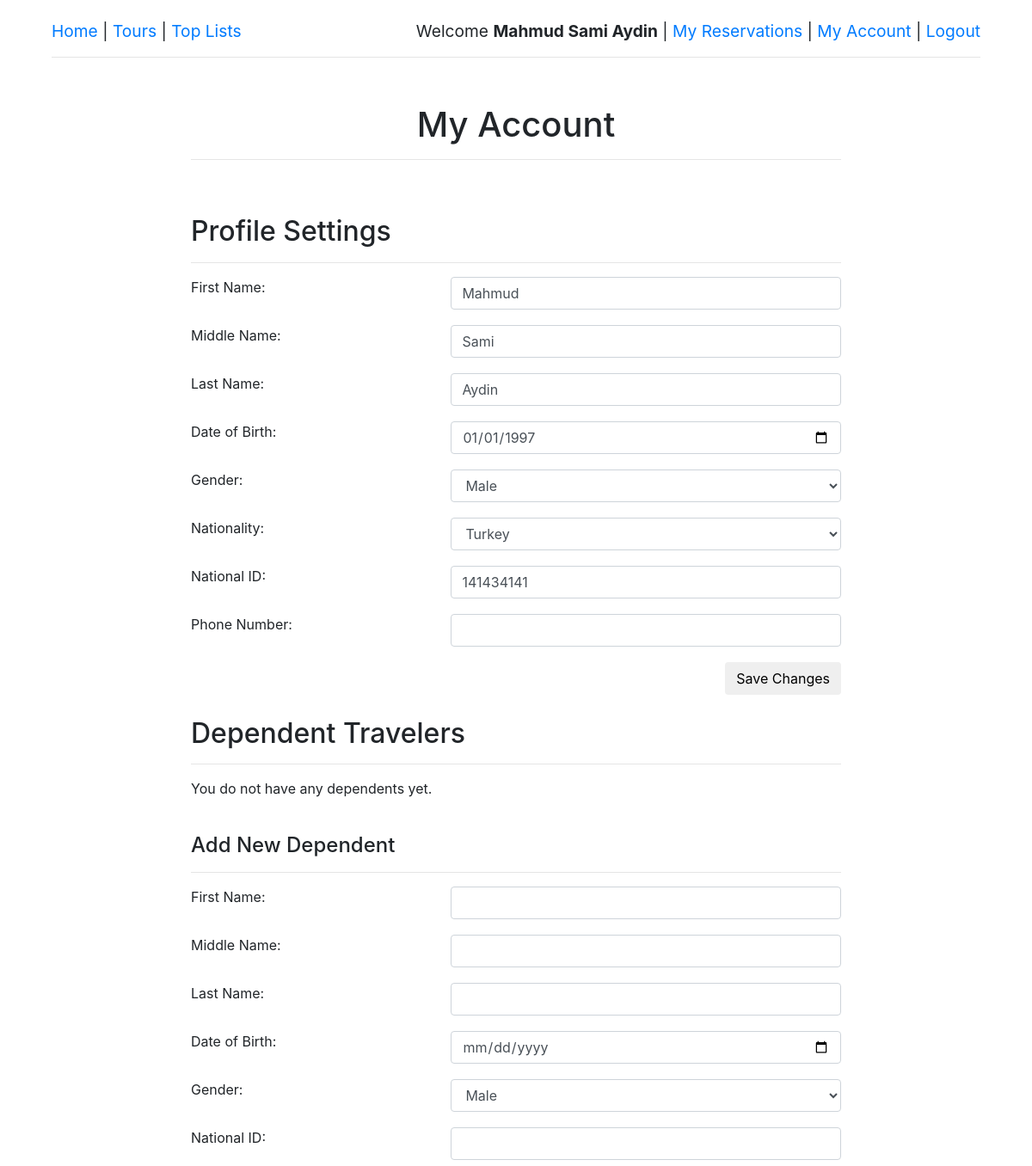
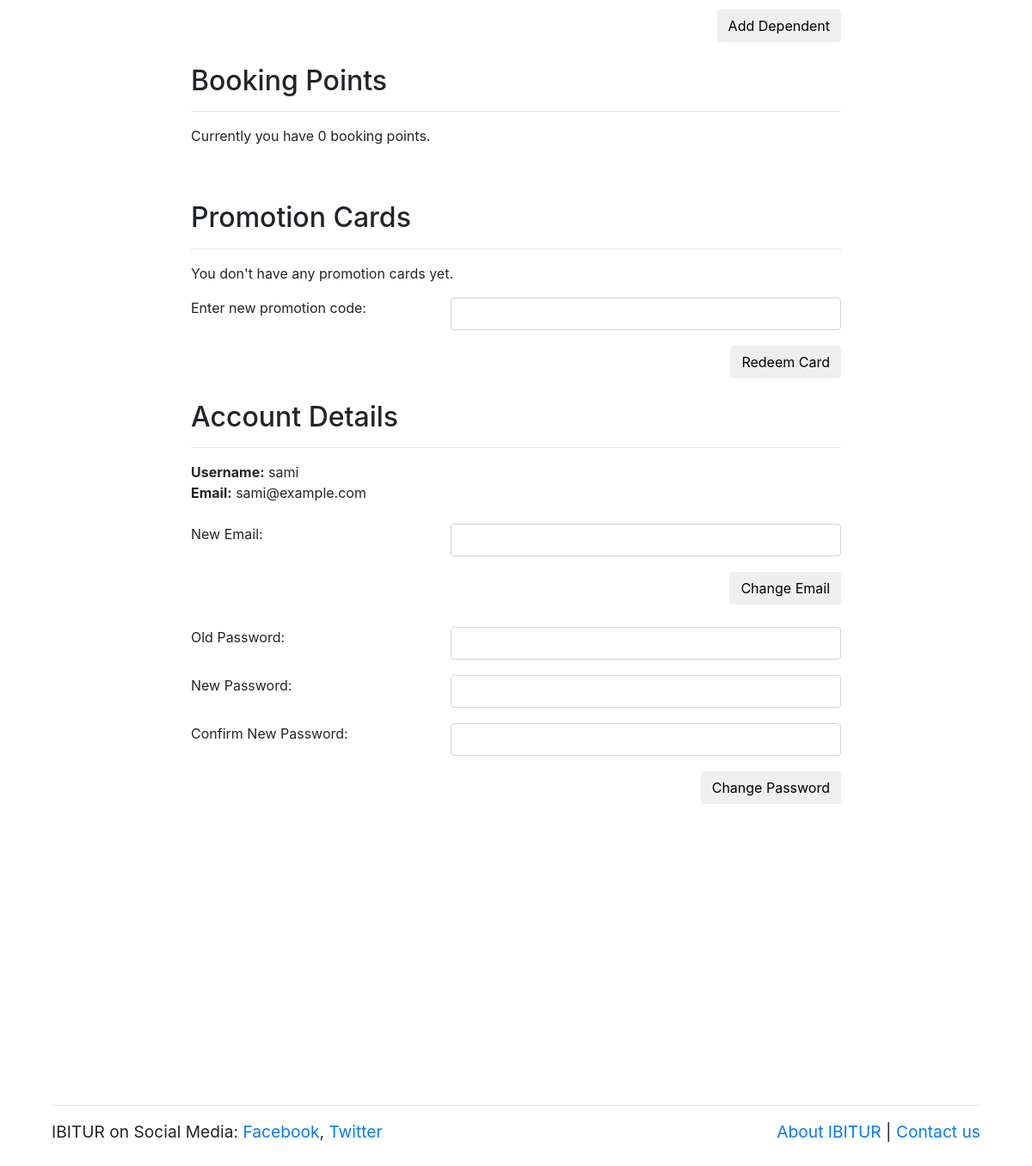
Page /website/my_account.php (signed in) on the committed database (2 pictures, top to bottom).
### tables this page shows
CREATE TABLE CustomerAccount (
    ID INTEGER PRIMARY KEY AUTO_INCREMENT,
    national_ID VARCHAR(15),
    nationality INTEGER,
    gender VARCHAR(6),
    date_of_birth DATE,
    booking_points INTEGER DEFAULT 0,
    FOREIGN KEY (ID) REFERENCES Account(ID),
    FOREIGN KEY (nationality) REFERENCES Country(ID)
);

CREATE TABLE Account (
    ID INTEGER PRIMARY KEY AUTO_INCREMENT,
    username VARCHAR(50) NOT NULL,
    email VARCHAR(50)  NOT NULL,
    passwd VARCHAR(64) NOT NULL,
    first_name VARCHAR(50),
    middle_name VARCHAR(50),
    last_name VARCHAR(50)
);

### website/util/session.php (called while the page is built, shortened)
<?php
   if(isset($_SESSION['session_username'])
      && isset($_SESSION['session_fullname'])
      && isset($_SESSION['session_is_staff'])
      && isset($_SESSION['session_id'])) {
      $logged_in = true;
      $current_username = $_SESSION['session_username'];
      $current_fullname = $_SESSION['session_fullname'];
      $current_is_staff = $_SESSION['session_is_staff'];
      $current_id = $_SESSION['session_id'];
   }
?>

### website/my_account.php (the view, shortened to what this page needs)
<?php
    include('util/session.php');
    include('util/visuals.php');
    if ($logged_in == false) {
        header("location: login.php");
    }
    else if ($current_is_staff) {
        header("location: my_account_staff.php");
    }
    else {
        $profile_settings_data_query = "select * from Account A, CustomerAccount C, Country CR where A.ID = C.ID and C.nationality = CR.ID and A.username = '" . $_SESSION['session_username'] . "';";
        $profile_settings_result = mysqli_query($db, $profile_settings_data_query);
        $profile_settings_data = $profile_settings_result->fetch_assoc();
        $first_name = $profile_settings_data['first_name'];
        $middle_name = $profile_settings_data['middle_name'];
        $last_name = $profile_settings_data['last_name'];
        $nationality = $profile_settings_data['ID'];
        $national_id = $profile_settings_data['national_ID'];
        $date_of_birth = $profile_settings_data['date_of_birth'];
        $booking_pts = $profile_settings_data['booking_points'];
        $email = $profile_settings_data['email'];
        $phone_query = "select telephone_no from CustomerTelephones where customer_ID=$current_id;";
        $phone_result = mysqli_query($db, $phone_query);
        if($phone_result->num_rows != 0) {
            $phone_data = $phone_result->fetch_assoc();
            $phone_number = $phone_data['telephone_no'];
        }
        else {
            $phone_number = "";
        }
        $dep_first_name = "";
        $dep_middle_name = "";
        $dep_last_name = "";
        $dep_national_id = "";
        $dep_dob = "";
    }
?>
<html>
    <head>
      <link rel="stylesheet" href="style/style.css"/>
      <link rel="stylesheet" href="lib/bootstrap.min.css"/>
   </head>
   <body class="content">
        <?php
            if ($logged_in) {
                echo get_header($current_fullname, $current_is_staff);
             } else {
                header("location: login.php");
             }
        ?>
        <div class="inner-content">
            <h1> My Account</h1>
            <hr>
            <br>
            <br>
            <div class="profile-settings">
                <h2> Profile Settings </h2>
                <hr>
                <form action="" method="POST">
                <div class="profile-left">
                    <label>First Name:</label>
                    <input class='form-control input-field' type='text' name='first_name' value = '<?php echo $first_name ?>'/> <br><br>
                    <label>Middle Name:</label>
                    <input class='form-control input-field' type='text' name='middle_name' value = '<?php echo $middle_name ?>'/> <br><br>
                    <label>Last Name:</label>
                    <input class='form-control input-field' type='text' name='last_name' value = '<?php echo $last_name ?>'/> <br><br>
                    <label>Date of Birth:</label>
                    <input class='form-control input-field' type='date' name='date_of_birth' value = '<?php echo $date_of_birth ?>'/> <br><br>
                    <label>Gender:</label>
                    <select class="form-control input-field" name="gender">
                    <option>Male</option>
                    </select> <br><br>
                    <label>Nationality:</label>
                    <?php
                        echo '<select class="form-control input-field" name="nationality">';
                        $country_query = "SELECT ID, name FROM Country";
                        $country_result = mysqli_query($db, $country_query);
                        while ($row = $country_result->fetch_assoc()) {
                            echo '<option value=';
                            echo $row["ID"];
                            echo ($nationality == $row["ID"]) ? " selected " : "";
                            echo ">";
                            echo $row["name"];
                            echo '</option>';
                        }
                        echo '</select> <br><br>';
                    ?>
                    <label>National ID:</label>
                    <input class='form-control input-field' type='text' name='national_id' value = '<?php echo $national_id ?>'/> <br><br>
                    <label>Phone Number:</label>
                    <input class='form-control input-field' type='text' name='phone_number' value = '<?php echo $phone_number ?>'/> <br><br>
                    <input class='btn right' type='submit' name ='profile-submit' value='Save Changes'/><br><br>
                </div>
                </form>
            </div>
            <div class="dependent-settings">
                <h2> Dependent Travelers </h2>
                <hr>
                <?php
                $get_dependent_query = "SELECT first_name, middle_name, last_name, national_ID FROM Dependent
                WHERE Dependent.customer_ID = $current_id;";
                $get_dependent_result = mysqli_query($db, $get_dependent_query);
                if($get_dependent_result->num_rows == 0) {
                    echo "<p>You do not have any dependents yet.</p>";
                }
                ?>
                <br>
                <h4> Add New Dependent </h4>
                <hr>
                <form name='dep-add-form' action='' method ='post'>
                <div class="dependent-left">
                    <label>First Name:</label>
                    <input class='form-control input-field' type='text' name='dep_first_name' value = '<?php echo $dep_first_name; ?>'/> <br><br>
                    <label>Middle Name:</label>
                    <input class='form-control input-field' type='text' name='dep_middle_name' value = '<?php echo $dep_middle_name; ?>'/> <br><br>
                    <label>Last Name:</label>
                    <input class='form-control input-field' type='text' name='dep_last_name' value = '<?php echo $dep_last_name ?>'/> <br><br>
                    <label>Date of Birth:</label>
                    <input class='form-control input-field' type='date' name='dep_dob' value = '<?php echo $dep_dob ?>'/> <br><br>
                    <label>Gender:</label>
                    <select class="form-control input-field" name="dep_gender">
                    <option>Male</option>
                    </select><br><br>
                    <label>National ID:</label>
                    <input class='form-control input-field' type='text' name='dep_national_id' value = '<?php echo $dep_national_id; ?>'/> <br><br>
                    <input class='btn right' type='submit' name ='dependent-add-submit' value='Add Dependent'/><br><br>
                </div>
                </form>
            </div>
            <div class="booking-pts">
                <h2> Booking Points </h2>
                <hr>
                <p>Currently you have <?php echo $booking_pts ?> booking points.</p>
                <br><br>
            </div>
            <div class="promotion-settings">
                <h2> Promotion Cards </h2>
                <hr>
                <?php
                    $promotion_query = "select * from PromotionCard natural join CustomerPromotionCards where customer_ID = '$current_id';";
                    $promotion_result = mysqli_query($db, $promotion_query);
                    if($promotion_result->num_rows == 0) {
                        echo "<p>You don't have any promotion cards yet.</p>";
                    }
                ?>
                <form name='redeem' action='' method='post'>
                    <label>Enter new promotion code: </label>
                    <input class='form-control input-field' type='text' name='promo_code' value = ''/>
                    <br><br>
                    <input class='btn right' type='submit' name='redeem-submit' value='Redeem Card'/>
                </form>
                <br><br>
            </div>
            <div class="account-settings">
                <h2> Account Details </h2>
                <hr>
                <?php
                    echo "<b>Username:</b> $current_username<br>";
                    echo "<b>Email:</b> $email<br><br>";
                ?>
                <form name='change-email' onSubmit='return checkEmail();' method='post'>
                    <label>New Email: </label>
                    <input class='form-control input-field' type='text' name='new_email' value = ''/><br><br>
                    <input class='btn right' type='submit' name='email-submit' value='Change Email'/>
                </form>
                <br><br>
                <form name='change-pass' onSubmit='return checkPass();' method='post'>
                    <label>Old Password: </label>
                    <input class='form-control input-field' type='password' name='old_pass' value = ''/><br><br>
                    <label>New Password: </label>
                    <input class='form-control input-field' type='password' name='new_pass' value = ''/><br><br>
                    <label>Confirm New Password: </label>
                    <input class='form-control input-field' type='password' name='confirm_pass' value = ''/><br><br>
                    <input class='btn right' type='submit' name='newpass-submit' value='Change Password'/>
                </form>
            </div>
                <br><br>
        </div>
        <?php
         echo get_footer();
        ?>
   </body>
</html>

### website/style/style.css (style rules this page uses)
h1 { text-align: center; }
.content { margin-left: 5%; margin-right: 5%; }
.right { float: right; }
.input-field { float: right; width: 60% !important; vertical-align: middle; }
.inner-content { margin-right: auto; margin-left: auto; margin-top: 5%; width: 70%; }

### rows in the picture
customeraccount: first_name "Mahmud", middle_name "Sami", last_name "Aydin", date_of_birth "01/01/1997", national_id "141434141", booking_points "0", ID.email "sami@example.com"

### other values in the picture
$username "Mahmud Sami Aydin"
$current_username "sami"
form field nationality "Turkey"
